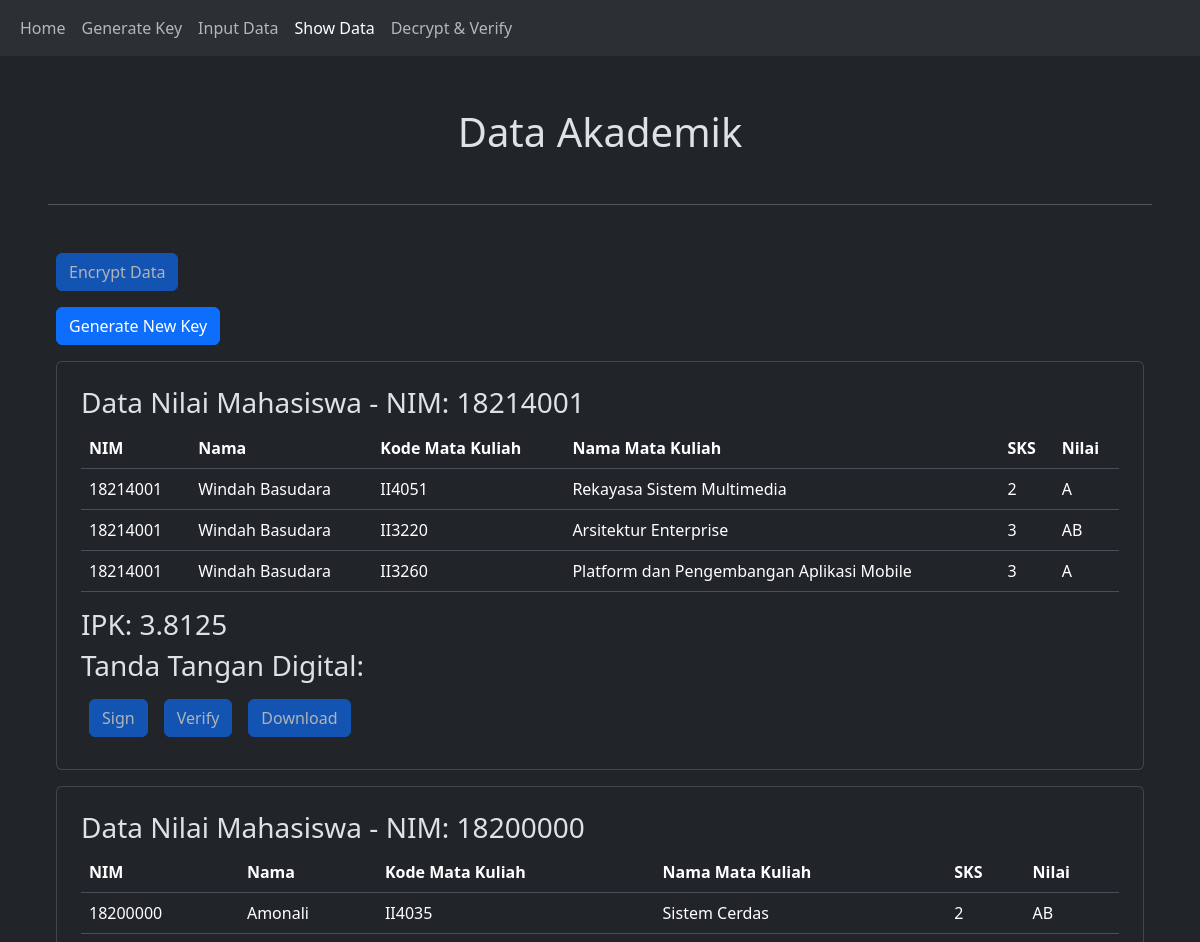
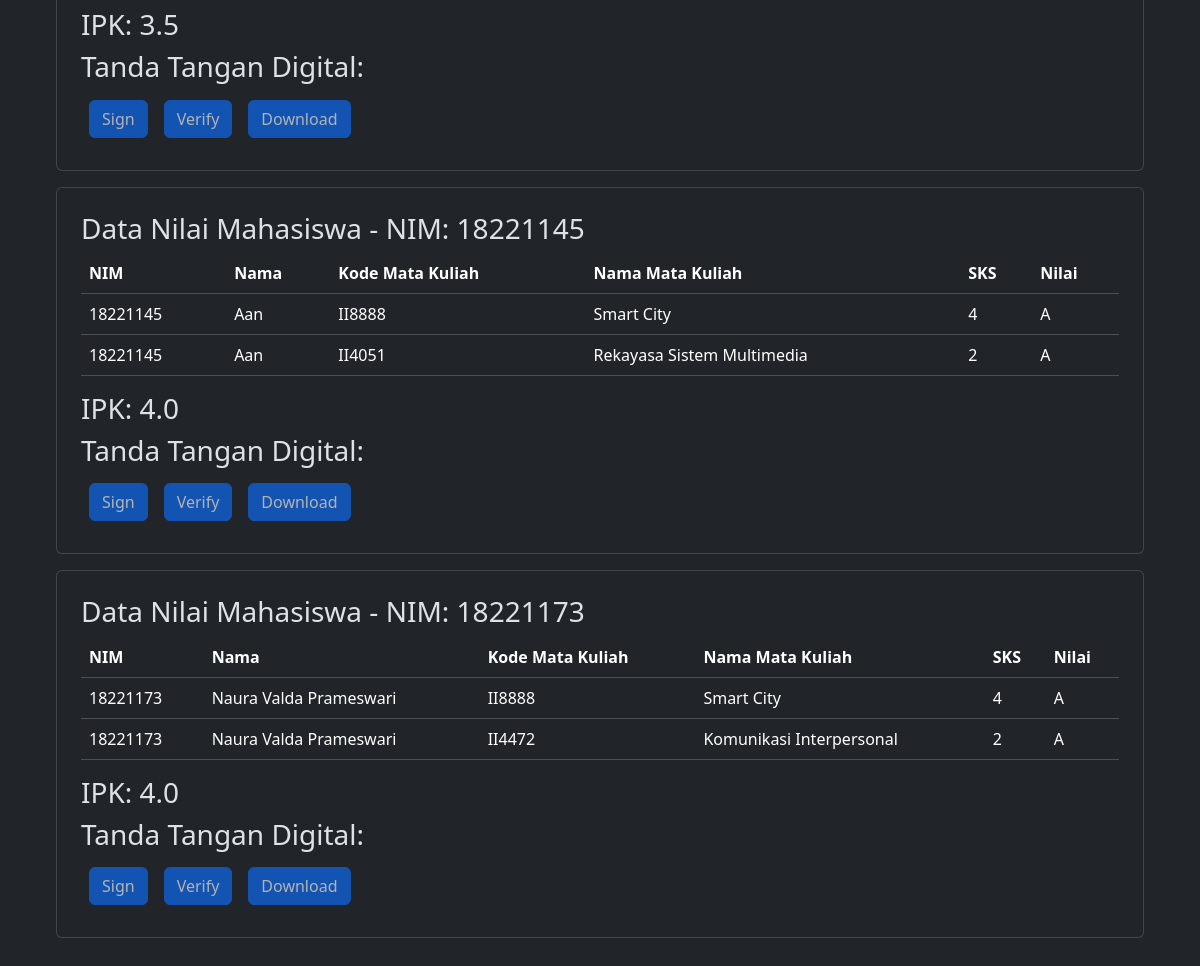
Page /showdata on the earlier database version (2 pictures, top to bottom).
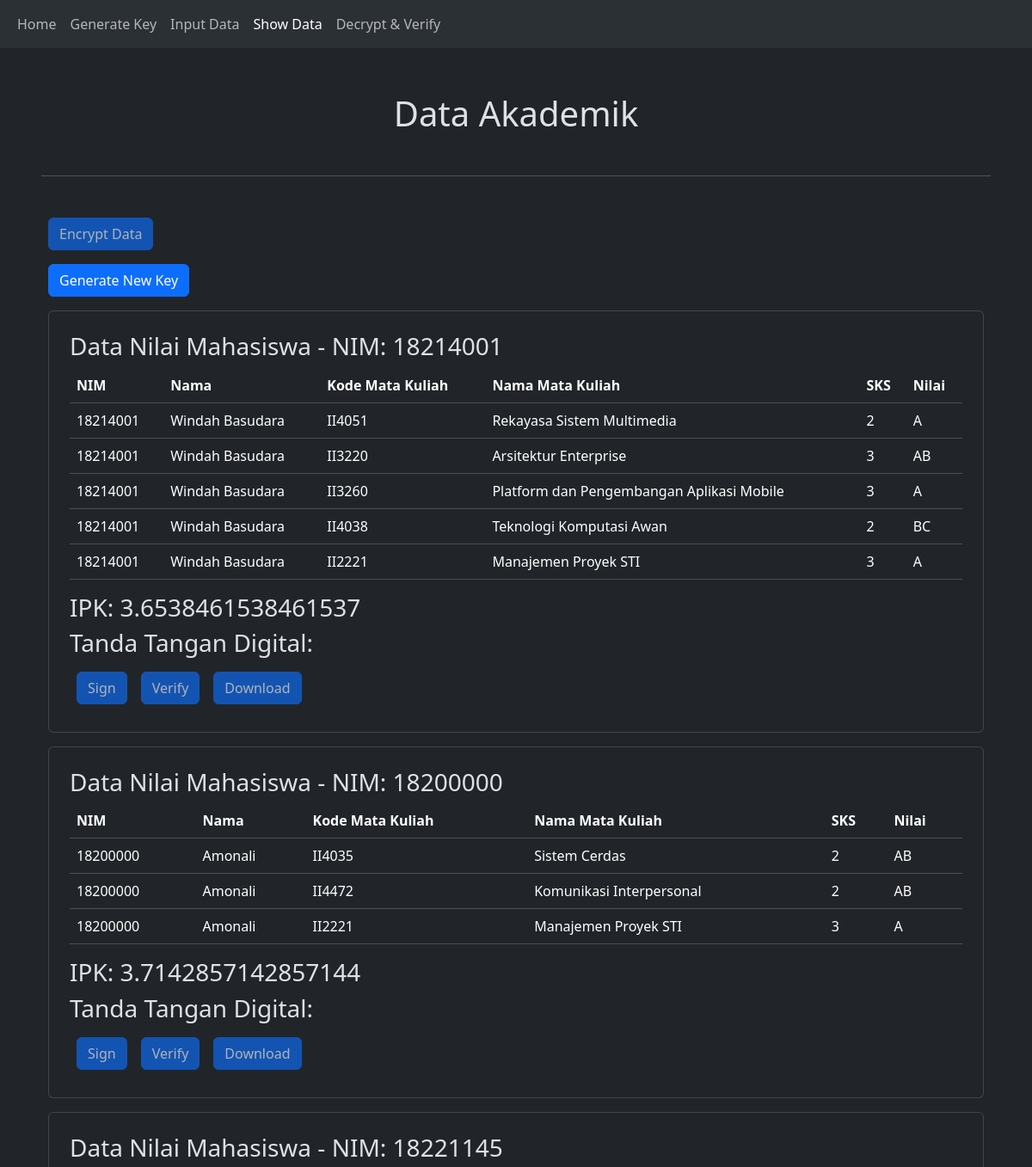
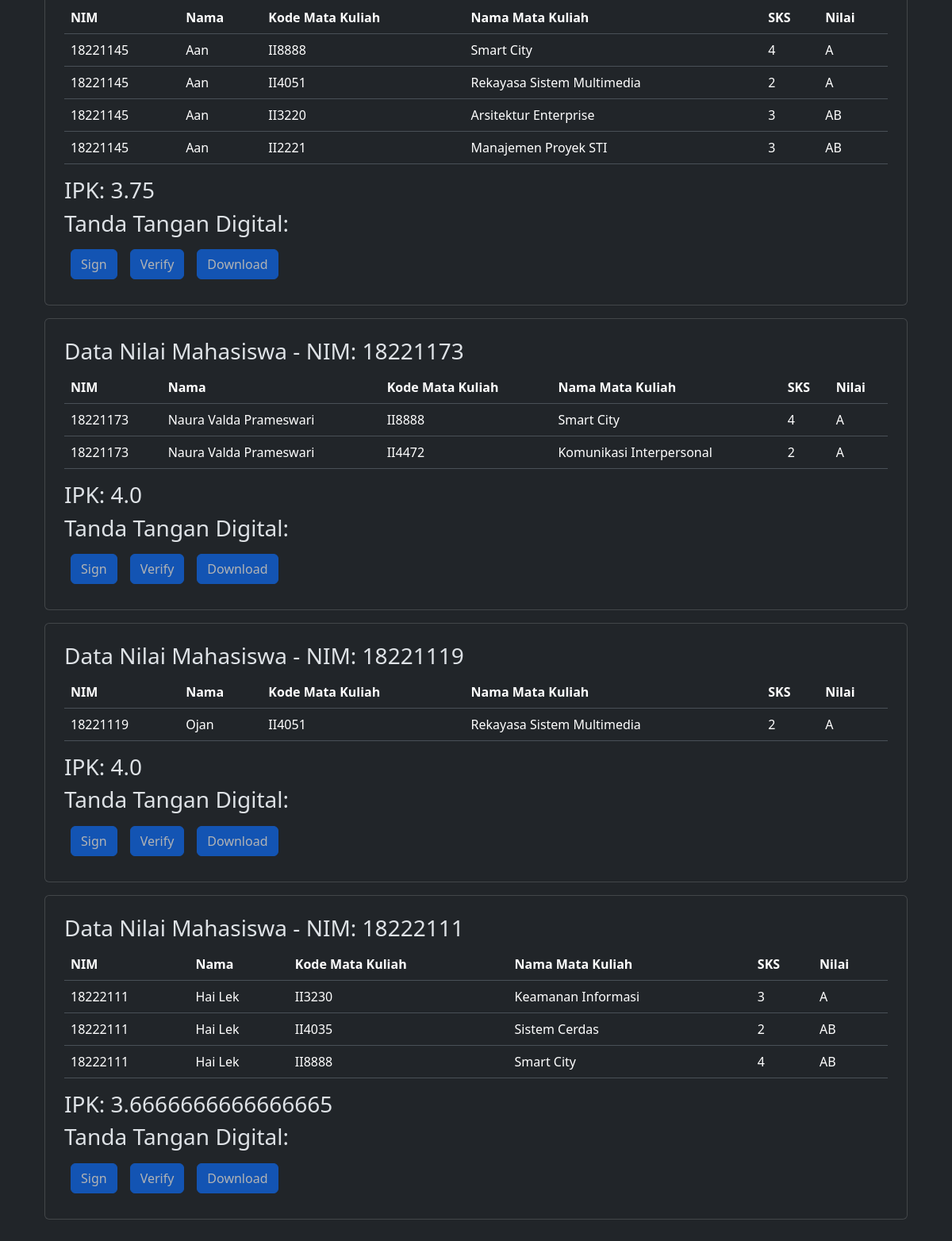
Same page on the later database version (2 pictures, top to bottom).
### tables this page shows
CREATE TABLE nilai (
    id INTEGER PRIMARY KEY AUTOINCREMENT,
    kode CHAR(6),
    nim CHAR(8),
    nilai VARCHAR(2),
    UNIQUE(kode, nim),
    FOREIGN KEY(kode) REFERENCES mata_kuliah(kode),
    FOREIGN KEY(nim) REFERENCES mahasiswa(nim)
);

CREATE TABLE mahasiswa(NIM CHAR(8) PRIMARY KEY NOT NULL, Nama VARCHAR NOT NULL);

CREATE TABLE mata_kuliah(kode char(6) primary key not null, nama varchar not null, sks int not null);

### app.py (the view, shortened to what this page needs)
@app.route('/showdata', methods=['GET', 'POST'])
def showdata():
    if 'data_akademik' not in session or session['data_akademik'] == {}:
        data = get_all_data(create_connection('database/data_akademik.db'))
        data_per_nim = OrderedDict()  # Menggunakan OrderedDict untuk menyimpan urutan
        for row in data:
            nim = row[0]
            if nim not in data_per_nim:
                data_per_nim[nim] = {
                    'nama': row[1],
                    'records': [],
                    'ipk': 0.0,
                    'ttd': ''  # Placeholder untuk tanda tangan digital
                }
            data_per_nim[nim]['records'].append({
                'nim': row[0],
                'nama': row[1],
                'kode_mk': row[2],
                'nama_mk': row[3],
                'sks': row[4],
                'nilai': row[5]
            })
        for nim in data_per_nim:
            data_per_nim[nim]['ipk'] = hitung_ipk(data_per_nim[nim]['records'])
        session['data_akademik'] = data_per_nim
    if 'encrypted' not in session:
            session['encrypted'] = False
    return render_template('showdata.html', data_per_nim=session['data_akademik'], encrypted=session['encrypted'])

### app.py (called while the page is built)
def create_connection(db_file):
    conn = None
    try:
        conn = sqlite3.connect(db_file)
    except Exception as e:
        print(e)
    return conn

def get_all_data(conn):
    cur = conn.cursor()
    cur.execute("SELECT mahasiswa.nim as nim, mahasiswa.nama as nama, mata_kuliah.kode as kode_mk, mata_kuliah.nama as nama_mk, mata_kuliah.sks as sks, nilai.nilai as nilai FROM nilai JOIN mahasiswa ON nilai.nim = mahasiswa.nim JOIN mata_kuliah ON nilai.kode = mata_kuliah.kode;")
    rows = cur.fetchall()
    conn.commit()
    conn.close()
    return rows

def hitung_ipk(records):
    total_sks = 0
    total_points = 0
    nilai_dict = {'A': 4.0, 'AB': 3.5, 'B': 3.0, 'BC': 2.5, 'C': 2.0, 'D': 1.0, 'E': 0.0}
    for record in records:
        sks = record['sks']
        nilai = record['nilai']
        if nilai in nilai_dict:
            total_points += nilai_dict[nilai] * sks
            total_sks += sks
    if total_sks == 0:
        return 0.0
    return total_points / total_sks

### templates/showdata.html (shortened to what this page needs)
{% extends 'base.html' %}
{% block content %}
<div class="p-5">
    <h1 class="self-center text-center mt-1">Data Akademik</h1>
    <br>
    <hr>
    <br>
    {% if session['rc4_key'] %}
        {% if encrypted %}
        <form method="post">
            <button class="btn btn-primary m-2" href="/showdata">Show Original</button>
        </form>
        {% else %}
        <form method="post">
            <button class="btn btn-primary m-2" href="/showdata">Encrypt Data</button>
        </form>
        {% endif %}
        <br>
    {% else %}
    {% if encrypted %}
        <form method="post">
            <button class="btn btn-primary m-2" href="/showdata" disabled>Show Original</button>
        </form>
        {% else %}
        <form method="post">
            <button class="btn btn-primary m-2" href="/showdata" disabled>Encrypt Data</button>
        </form>
        {% endif %}
        <a href="/generatekey">
            <button class="btn btn-primary m-2">Generate New Key</button>
        </a>
    {% endif %}
    {% for nim, data in data_per_nim.items() %}
    <div class="d-flex self-center justify-content-center flex-wrap ">
        <div class="card p-4 m-2" style="width: 100%">
            <h3>Data Nilai Mahasiswa - NIM: {{ nim }}</h3>
            <table class="table">
                <thead>
                    <tr>
                        <th scope="col">NIM</th>
                        <th scope="col">Nama</th>
                        <th scope="col">Kode Mata Kuliah</th>
                        <th scope="col">Nama Mata Kuliah</th>
                        <th scope="col">SKS</th>
                        <th scope="col">Nilai</th>
                    </tr>
                </thead>
                <tbody>
                    {% for record in data.records %}
                    <tr>
                        <td>{{ record.nim }}</td>
                        <td>{{ record.nama }}</td>
                        <td>{{ record.kode_mk }}</td>
                        <td>{{ record.nama_mk }}</td>
                        <td>{{ record.sks }}</td>
                        <td>{{ record.nilai }}</td>
                    </tr>
                    {% endfor %}
                </tbody>
            </table>
            <h3>IPK: {{ data.ipk }}</h3>
            <h3>Tanda Tangan Digital: {{ data.ttd }}</h3>
            {% if not encrypted %}
            <div class="d-flex flex-row">
                {% if session['public_key'] %}
                <form method="post" action="/sign">
                    <button class="btn btn-primary m-2" name="nim" value="{{ nim }}">Sign</button>
                </form>
                {% else %}
                <form method="post" action="/sign">
                    <button class="btn btn-primary m-2" name="nim" value="{{ nim }}" disabled>Sign</button>
                </form>
                {% endif %}
                {% if data.ttd %}
                <form method="post" action="/verify">
                    <input type="hidden" name="ttd" value="{{ data.ttd }}" />
                    <button class="btn btn-primary m-2" name="nim" value="{{nim}}">Verify</button>
                </form>
                <form method="post" action="/transcript">
                    <button class="btn btn-primary m-2" name="nim" value="{{nim}}">Download</button>
                </form>
                {% else %}
                <form method="post" action="/verify">
                    <button class="btn btn-primary m-2" name="nim" value="{{nim}}" disabled>Verify</button>
                </form>
                <form method="post" action="/transcript">
                    <button class="btn btn-primary m-2" name="nim" value="{{nim}}" disabled>Download</button>
                </form>
                {% endif %}
            </div>
            {% endif %}
        </div>
    </div>
    {% endfor %}
</div>
{% endblock %}

### templates/base.html (shortened to what this page needs)
<!DOCTYPE html>
<html data-bs-theme="dark">
<head>
    <link href="https://cdn.jsdelivr.net/npm/bootstrap@5.3.3/dist/css/bootstrap.min.css" rel="stylesheet">
</head>
<body>
    <nav class="navbar navbar-expand-lg bg-body-tertiary" style="position: sticky; top:0; z-index: 100; width: 100%">
        <div class="container-fluid">
          <div class="" id="navbarNav">
            <ul class="navbar-nav">
              <li class="nav-item">
                <a class="nav-link {% if active == 'home' %}active{% endif %}" aria-current="page" href="/">Home</a>
              </li>
              <li class="nav-item">
                <a class="nav-link {% if active == 'generate_key' %}active{% endif %}" href="/generatekey">Generate Key</a>
              </li>
              <li class="nav-item">
                <a class="nav-link {% if active == 'input_data' %}active{% endif %}" href="/inputdata">Input Data</a>
              </li>
              <li class="nav-item">
                <a class="nav-link {% if active == 'show_data' %}active{% endif %}" href="/showdata">Show Data</a>
              </li>
              <li class="nav-item">
                <a class="nav-link {% if active == 'decrypt' %}active{% endif %}" href="/decrypt">Decrypt & Verify</a>
              </li>
            </ul>
          </div>
        </div>
    </nav>
    <div id="content">
        {% block content %}{% endblock %}
    </div>
</body>
</html>

Differences in the rows shown:
computed for nilai (number 1 of 18 on the later page): ipk "3.8125" → "3.6538461538461537"
added nilai: nim "18214001", nama "Windah Basudara", kode_mk "II4038", nama_mk "Teknologi Komputasi Awan", sks "2", nilai "BC"
added nilai: nim "18214001", nama "Windah Basudara", kode_mk "II2221", nama_mk "Manajemen Proyek STI", sks "3", nilai "A"
computed for nilai (number 6 of 18 on the later page): ipk "3.5" → "3.7142857142857144"
added nilai: nim "18200000", nama "Amonali", kode_mk "II4472", nama_mk "Komunikasi Interpersonal", sks "2", nilai "AB"
added nilai: nim "18200000", nama "Amonali", kode_mk "II2221", nama_mk "Manajemen Proyek STI", sks "3", nilai "A"
computed for nilai (number 9 of 18 on the later page): ipk "4.0" → "3.75"
added nilai: nim "18221145", nama "Aan", kode_mk "II3220", nama_mk "Arsitektur Enterprise", sks "3", nilai "AB"
added nilai: nim "18221145", nama "Aan", kode_mk "II2221", nama_mk "Manajemen Proyek STI", sks "3", nilai "AB"
added nilai: NIM "18221119", nim "18221119", nama "Ojan", kode_mk "II4051", nama_mk "Rekayasa Sistem Multimedia", sks "2", nilai "A", ipk "4.0"
added nilai: NIM "18222111", nim "18222111", nama "Hai Lek", kode_mk "II3230", nama_mk "Keamanan Informasi", sks "3", nilai "A", ipk "3.6666666666666665"
added nilai: nim "18222111", nama "Hai Lek", kode_mk "II4035", nama_mk "Sistem Cerdas", sks "2", nilai "AB"
added nilai: nim "18222111", nama "Hai Lek", kode_mk "II8888", nama_mk "Smart City", sks "4", nilai "AB"
